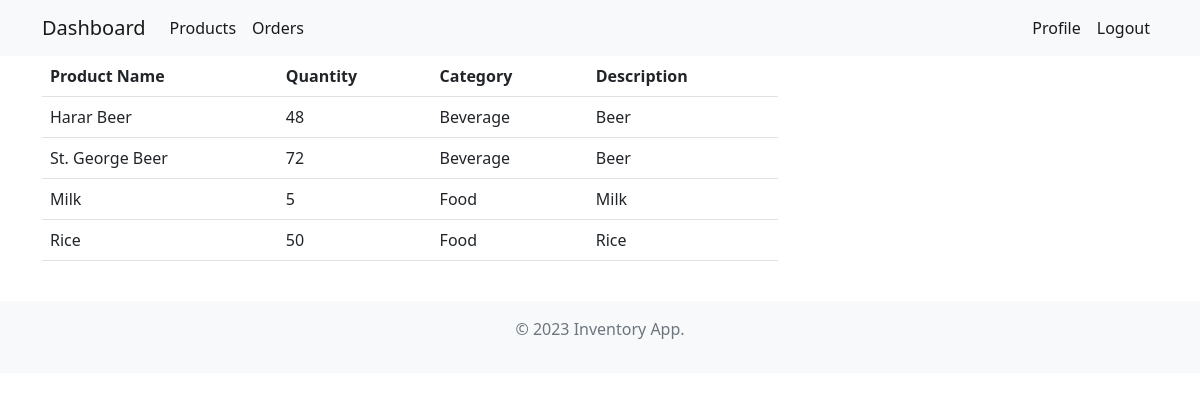
The app's page //products/ (signed in) with its own data.
### inventory/models.py (models this page shows, shortened)
class Product(models.Model):
    name = models.CharField(max_length=100, null=True)
    category = models.CharField(max_length=20, choices=CATEGORY, null=True)
    quantity = models.PositiveIntegerField(null=True)
    description = models.CharField(max_length=200, null=True)

### inventory/views.py (the view)
# urls.py: path("products/", views.products, name="products"),
@login_required
def products(request):
    products = Product.objects.all()
    if request.method == "POST":
        form = ProductForm(request.POST)
        if form.is_valid():
            form.save()
            return redirect("products")
    else:
        form = ProductForm()
    context = {"title": "Products", "products": products, "form": form}
    return render(request, "inventory/products.html", context)

### inventory/templates/inventory/products.html (shortened to what this page needs)
{% extends 'inventory/base.html' %}
{% load crispy_forms_tags %}
{% block content %}
<div class="container">
    <div class="row">
        <div class="col-md-8">
            <table class="table">
                <thead>
                    <tr>
                        <th scope="col">Product Name</th>
                        <th scope="col">Quantity</th>
                        <th scope="col">Category</th>
                        <th scope="col">Description</th>
                    </tr>
                </thead>
                <tbody>
                    {% for product in products %}
                    <tr>
                        <td>{{ product.name }}</td>
                        <td>{{ product.quantity }}</td>
                        <td>{{ product.category }}</td>
                        <td>{{ product.description }}</td>
                    </tr>
                    {% endfor %}
                </tbody>
            </table>
        </div>
        {% if user.is_staff and user.is_superuser %}
        <div class="col-md-4">
            <form method="POST">
                <h4>Add a New Product</h4>
                <hr>
                {% csrf_token %}
                {{ form|crispy}}
                <br>
                <button type="submit" class="btn btn-primary">Add</button>
            </form>
        </div>
        {% else %}
        <div class="col-md-4">
        </div>
        {% endif %}
    </div>
</div>
{% endblock %}

### inventory/templates/inventory/base.html (shortened to what this page needs)
<!doctype html>
<html lang="en">
<head>
  <link href="https://cdn.jsdelivr.net/npm/bootstrap@5.2.0-beta1/dist/css/bootstrap.min.css" rel="stylesheet"
>
</head>
<body>
  {% if user.is_authenticated and user.is_staff and user.is_superuser%}
  <nav class="navbar navbar-expand-lg bg-light">
    <div class="container">
      <a class="navbar-brand" href="{% url 'dash' %}">Dashboard</a>
      <div class="collapse navbar-collapse" id="navbarSupportedContent">
        <ul class="navbar-nav me-auto mb-2 mb-lg-0">
          <li class="nav-item">
            <a class="nav-link active" aria-current="page" href="{% url 'products' %}">Products</a>
          </li>
          <li class="nav-item">
            <a class="nav-link active" aria-current="page" href="{% url 'orders' %}">Orders</a>
          </li>
          <li class="nav-item">
            <a class="nav-link active" aria-current="page" href="{% url 'users' %}">Users</a>
          </li>
        </ul>
        <ul class="navbar-nav ml-auto mb-2 mb-lg-0">
          <li class="nav-item">
            <a class="nav-link active" aria-current="page" href="{% url 'user' %}">Profile</a>
          </li>
          <li class="nav-item">
            <a class="nav-link active" href="{% url 'logout' %}">Logout</a>
          </li>
        </ul>
      </div>
    </div>
  </nav>
  {% elif user.is_authenticated %}
  <nav class="navbar navbar-expand-lg bg-light">
    <div class="container">
      <a class="navbar-brand" href="{% url 'dash' %}">Dashboard</a>
      <div class="collapse navbar-collapse" id="navbarSupportedContent">
        <ul class="navbar-nav me-auto mb-2 mb-lg-0">
          <li class="nav-item">
            <a class="nav-link active" aria-current="page" href="{% url 'products' %}">Products</a>
          </li>
          <li class="nav-item">
            <a class="nav-link active" aria-current="page" href="{% url 'orders' %}">Orders</a>
          </li>
        </ul>
        <ul class="navbar-nav ml-auto mb-2 mb-lg-0">
          <li class="nav-item">
            <a class="nav-link active" aria-current="page" href="{% url 'user' %}">Profile</a>
          </li>
          <li class="nav-item">
            <a class="nav-link active" href="{% url 'logout' %}">Logout</a>
          </li>
        </ul>
      </div>
    </div>
  </nav>
  {% endif %}
  {% block content %}
  {% endblock %}
  <div class="bg-light">
    <footer class="py-3 my-4">
      <p class="text-center text-muted">&copy; 2023 Inventory App.</p>
    </footer>
  </div>
</body>
</html>

### records on screen
Product: name "Harar Beer", quantity "48", category "Beverage", description "Beer"
Product: name "St. George Beer", quantity "72", category "Beverage", description "Beer"
Product: name "Milk", quantity "5", category "Food", description "Milk"
Product: name "Rice", quantity "50", category "Food", description "Rice"
